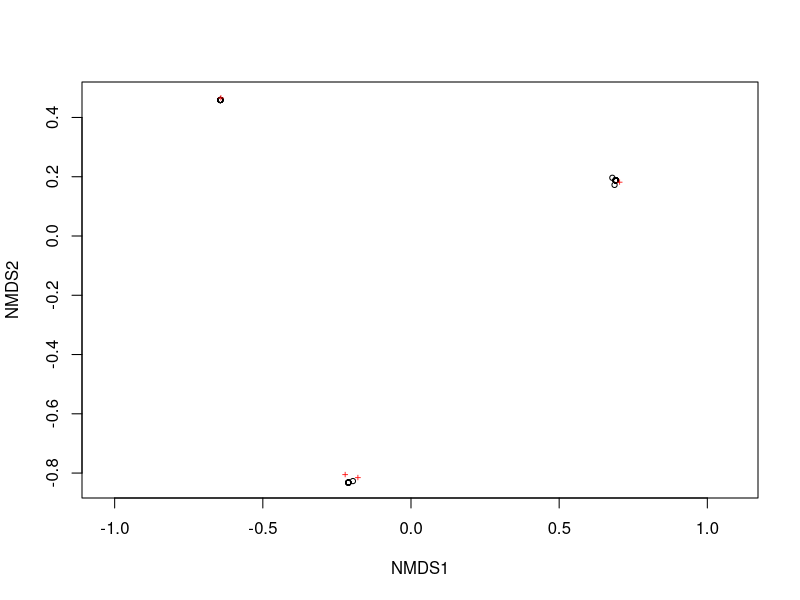
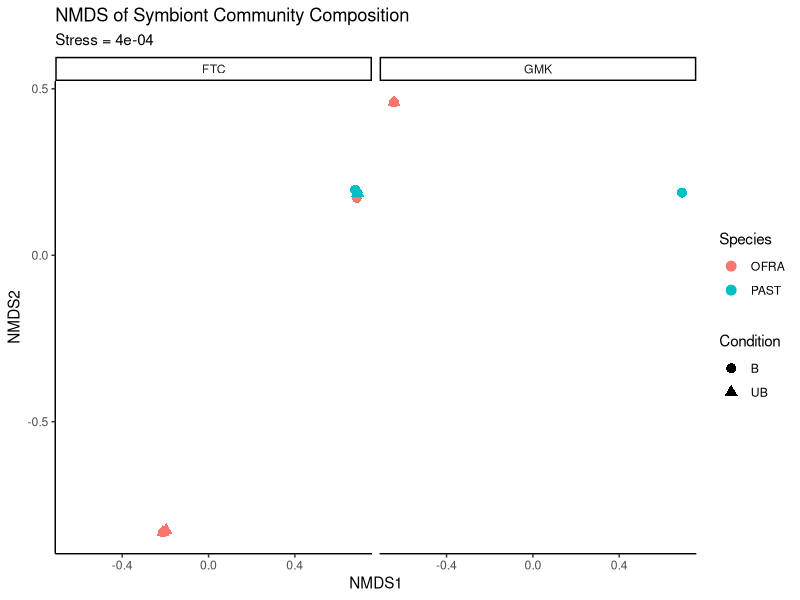
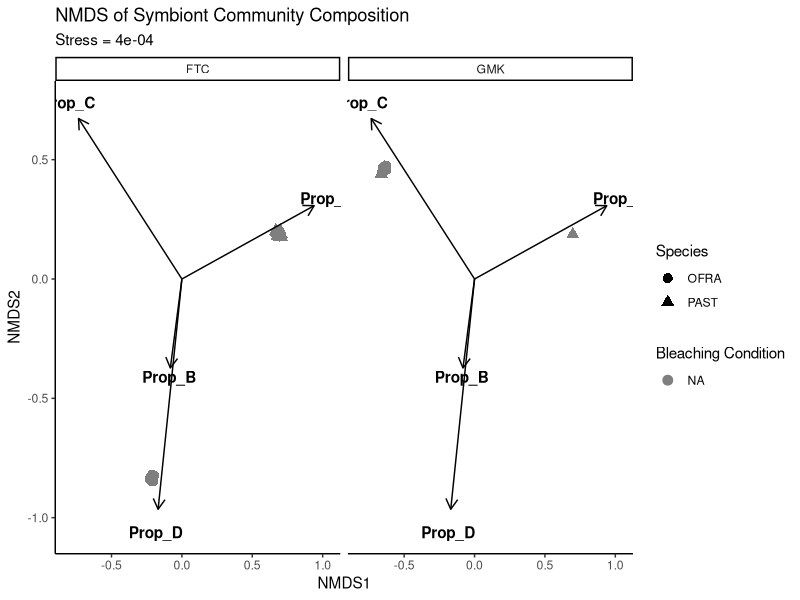

These figures' R source, in order: (Note: this script raises an error after producing the figures.)
##########################
#04/9/2026
#Symbiont Data Comparisons
##########################

#load libraries 
library(tidyverse)
library (vegan)

#load data 
symb <- read.csv("./data/data/gillian_compiled_qpcr_data.csv")

#######################
#PERMANOVA
#######################
#make proportions matrix
symb_mat <- symb[, c("Prop_A","Prop_B","Prop_C","Prop_D")]

#get rid of 0s 
rowSums(symb_mat) == 0

symb <- symb[rowSums(symb[, c("Prop_A","Prop_B","Prop_C","Prop_D")]) > 0, ]

symb_mat <- symb[, c("Prop_A","Prop_B","Prop_C","Prop_D")]

#PERMANOVA
adonis2(symb_mat ~ Species * Site * Condition, data = symb, method = "bray")

# Permutation test for adonis under reduced model
# Permutation: free
# Number of permutations: 999
# 
# adonis2(formula = symb_mat ~ Species * Site * Condition, data = symb, method = "bray")
# Df SumOfSqs      R2      F Pr(>F)    
# Model     7   9.9011 0.94719 64.057  0.001 ***
#   Residual 25   0.5520 0.05281                  
# Total    32  10.4531 1.00000                  
# ---
#   Signif. codes:  0 ‘***’ 0.001 ‘**’ 0.01 ‘*’ 0.05 ‘.’ 0.1 ‘ ’ 1


########################################################################
#INTERPRET
#R2 = 0.94719 -> means model explains ~94% of variation (suspiciously strong?-> could be driven by species differences)
#F = 64.06/ p = 0.001 -> symbiont community composition differs across predictors
#this is just model vs residual so can't tell what variable is driving the differences
########################################################################

#try and separate variables
adonis2(symb_mat ~ Species * Site * Condition, data = symb, method = "bray", by = "terms")

#Permutation test for adonis under reduced model
# Terms added sequentially (first to last)
# Permutation: free
# Number of permutations: 999
# 
# adonis2(formula = symb_mat ~ Species * Site * Condition, data = symb, method = "bray", by = "terms")
# Df SumOfSqs      R2        F Pr(>F)    
# Species                 1   3.7796 0.36157 171.1681  0.001 ***
#   Site                    1   4.3913 0.42010 198.8725  0.001 ***
#   Condition               1   0.0800 0.00765   3.6223  0.039 *  
#   Species:Site            1   1.0190 0.09749  46.1495  0.001 ***
#   Species:Condition       1   0.0237 0.00227   1.0739  0.338    
# Site:Condition          1   0.1616 0.01546   7.3201  0.003 ** 
#   Species:Site:Condition  1   0.4458 0.04265  20.1912  0.001 ***
#   Residual               25   0.5520 0.05281                    
# Total                  32  10.4531 1.00000                    
# ---
#   Signif. codes:  0 ‘***’ 0.001 ‘**’ 0.01 ‘*’ 0.05 ‘.’ 0.1 ‘ ’ 1

########################################################################
#INTERPRET
#Species & site are dominant drivers(R2 = 0.36; R2 = 0.42) -> site matters most
#SpeciesxSite interaction is next biggest (R2 = 0.10) -> The effect of site depends on species (e.g., OFRA responds differently across sites than PAST)
#Condition (R2 = 0.007) so less than 1% explains but it is significant -> suggests subtle shifts, not complete community restructuring? - ask Dusty
#Species × Site × Condition (3-way interaction) (R2 = 4.3, p = 0.001) -> suggest bleaching effects depend on both species AND site -> Some species at some sites may shift symbionts under bleaching? -> could also be that FTC colonies already have clade D and may not shift?
########################################################################

#Symbiont community composition is primarily structured by environmental differences between sites and host species identity, while bleaching condition exerts a smaller but significant influence that varies depending on site and species.


#check dispersion effects since PERMANOVA was used
dist <- vegdist(symb_mat, method = "bray")
bd <- betadisper(dist, symb$Condition)
anova(bd)

# Analysis of Variance Table
# 
# Response: Distances
# Df  Sum Sq  Mean Sq F value Pr(>F)
# Groups     1 0.01508 0.015081  0.5746 0.4542
# Residuals 31 0.81369 0.026248  

#no evidence of differences in dispersion (variance) between groups

#Differences in symbiont community composition were not driven by heterogeneity of dispersion (PERMDISP, p = 0.45), supporting the validity of PERMANOVA results.


#######################
#NMDS plot
#######################

#run NMDS
nmds <- metaMDS(symb_mat, distance = "bray", k = 2, trymax = 100)

#got warning so check stress
nmds$stress #0.000472301 -> we are on firreeeee 
#could also be that species/site had such a strong effect, only 4 variables, and they're mostly made up of clade D 

#NMDS ordination showed an excellent fit to the data (stress = 0.0005), indicating that the two-dimensional representation accurately reflects dissimilarities among samples.


#now plot it 
plot(nmds)

#but better

# Extract NMDS scores
nmds_scores <- as.data.frame(scores(nmds, display = "sites"))

# Combine with metadata
nmds_scores <- cbind(nmds_scores, symb)

# Plot

ggplot(nmds_scores, aes(x = NMDS1, y = NMDS2)) +
  geom_point(aes(color = Species, shape = Condition), size = 3) +
  facet_wrap(~ Site) +
  theme_classic() +
  labs(title = "NMDS of Symbiont Community Composition",
       subtitle = paste("Stress =", round(nmds$stress, 4)))


#let's add the clades to it 
# Fit vectors
clade_fit <- envfit(nmds, symb_mat, permutations = 999)

# Check which vectors are significant
clade_fit

# Extract coordinates for arrows
vectors <- as.data.frame(scores(clade_fit, display = "vectors"))
vectors$clade <- rownames(vectors)

#also use jitter to seperate points a little 


library(ggplot2)
library(vegan)
library(grid)  # for arrow()

# Make sure Condition is a factor with proper labels
nmds_scores$Condition <- factor(nmds_scores$Condition, 
                                levels = c("UB", "B"),
                                labels = c("Unbleached", "Bleached"))

# Add clade vectors
clade_fit <- envfit(nmds, symb_mat, permutations = 999)
vectors <- as.data.frame(scores(clade_fit, display = "vectors"))
vectors$clade <- rownames(vectors)

# Make sure Condition is a factor with proper labels
nmds_scores$Condition <- factor(nmds_scores$Condition, 
                                levels = c("UB", "B"),
                                labels = c("Unbleached", "Bleached"))

# Add clade vectors
clade_fit <- envfit(nmds, symb_mat, permutations = 999)
vectors <- as.data.frame(scores(clade_fit, display = "vectors"))
vectors$clade <- rownames(vectors)

# Plot NMDS with arrows and jittered points
ggplot(nmds_scores, aes(x = NMDS1, y = NMDS2)) +
  geom_point(aes(color = Condition, shape = Species), 
             size = 3, 
             position = position_jitter(width = 0.02, height = 0.02)) +
  # Add clade arrows
  geom_segment(data = vectors, aes(x = 0, y = 0, xend = NMDS1, yend = NMDS2),
               arrow = arrow(length = unit(0.3,"cm")), color = "black") +
  geom_text(data = vectors, aes(x = NMDS1*1.1, y = NMDS2*1.1, label = clade),
            color = "black", fontface = "bold") +
  facet_wrap(~ Site) +
  scale_color_manual(values = c("steelblue", "tomato")) +
  theme_classic() +
  labs(title = "NMDS of Symbiont Community Composition",
       subtitle = paste("Stress =", round(nmds$stress, 4)),
       color = "Bleaching Condition",
       shape = "Species") +
  theme(legend.position = "right")

  
  library(ggplot2)
library(vegan)
library(grid)  # for arrow()

# Make sure Condition is a factor with proper labels
nmds_scores$Condition <- factor(nmds_scores$Condition, 
                                levels = c("UB", "B"),
                                labels = c("Unbleached", "Bleached"))

# Add clade vectors
clade_fit <- envfit(nmds, symb_mat, permutations = 999)
vectors <- as.data.frame(scores(clade_fit, display = "vectors"))
vectors$clade <- rownames(vectors)

library(ggplot2)
library(vegan)
library(grid)  # for arrow()

# Make sure Condition is a factor with proper labels
nmds_scores$Condition <- factor(nmds_scores$Condition, 
                                levels = c("UB", "B"),
                                labels = c("Unbleached", "Bleached"))

# Add clade vectors
clade_fit <- envfit(nmds, symb_mat, permutations = 999)
vectors <- as.data.frame(scores(clade_fit, display = "vectors"))
vectors$clade <- rownames(vectors)

# Plot NMDS with arrows and jittered points
# Make sure Condition is a factor with proper labels
nmds_scores$Condition <- factor(nmds_scores$Condition, 
                                levels = c("UB", "B"),
                                labels = c("Unbleached", "Bleached"))

# Add clade vectors
clade_fit <- envfit(nmds, symb_mat, permutations = 999)
vectors <- as.data.frame(scores(clade_fit, display = "vectors"))
vectors$clade <- rownames(vectors)

nmds_scores <- as.data.frame(scores(nmds))

nmds_scores$Condition <- symb$Condition
nmds_scores$Species <- symb$Species
nmds_scores$Site <- symb$Site

# Plot NMDS with arrows and jittered points
nmds_plot <- ggplot(nmds_scores, aes(x = NMDS1, y = NMDS2)) +
  geom_point(aes(color = Condition, shape = Species), 
             size = 3, 
             position = position_jitter(width = 0.08, height = 0.08)) +
  # Add clade arrows
  geom_segment(data = vectors, aes(x = 0, y = 0, xend = NMDS1, yend = NMDS2),
               arrow = arrow(length = unit(0.3,"cm")), color = "black") +
  geom_text(data = vectors, aes(x = NMDS1*1.1, y = NMDS2*1.1, label = clade),
            color = "black", fontface = "bold") +
  facet_wrap(~ Site) +
  scale_color_manual(values = c("steelblue", "lightpink")) +  # Blue = Unbleached, Pink = Bleached
  theme_classic() +
  labs(title = "NMDS of Symbiont Community Composition",
       subtitle = paste("Stress =", round(nmds$stress, 4)),
       color = "Bleaching Condition",
       shape = "Species") +
  theme(legend.position = "right")

nmds_plot

# Save to plots folder

ggsave(filename = "plots/NMDS_symbionts.png", 
       plot = nmds_plot, 
       width = 14, height = 7, dpi = 300)


##############################################################
#See which clades are dominant in each site, species, condition
##############################################################


#get summary data
symb_summary <- symb %>%
  group_by(Site, Species, Condition) %>%
  summarise(
    n = n(),
    mean_A = mean(Prop_A, na.rm = TRUE),
    sd_A = sd(Prop_A, na.rm = TRUE),
    mean_B = mean(Prop_B, na.rm = TRUE),
    sd_B = sd(Prop_B, na.rm = TRUE),
    mean_C = mean(Prop_C, na.rm = TRUE),
    sd_C = sd(Prop_C, na.rm = TRUE),
    mean_D = mean(Prop_D, na.rm = TRUE),
    sd_D = sd(Prop_D, na.rm = TRUE)
  )

#####################################
#Interpret
#####################################
#which clades are dominant
symb_summary_dom <- symb_summary %>%
  rowwise() %>%
  mutate(
    dominant_clade = c("A","B","C","D")[which.max(c(mean_A, mean_B, mean_C, mean_D))]
  )


#make a barplot


# Convert to long format
symb_long <- symb %>%
  pivot_longer(cols = starts_with("Prop_"), 
               names_to = "Clade", 
               values_to = "Prop") %>%
  mutate(Clade = gsub("Prop_", "", Clade),
         Condition = factor(Condition, levels = c("UB","B"), labels = c("Unbleached","Bleached")))

# Summarize mean proportion per group
symb_summary <- symb_long %>%
  group_by(Site, Species, Condition, Clade) %>%
  summarise(mean_prop = mean(Prop, na.rm = TRUE), .groups = "drop")

# Stacked bar plot with bleaching side-by-side
symb_prop <- ggplot(symb_summary, aes(x = Species, y = mean_prop, fill = Clade)) +
  geom_bar(stat = "identity", position = position_stack(reverse = FALSE)) +
  facet_grid(Site ~ Condition) +
  scale_fill_manual(values = c("A"="gold","B"="magenta","C"="pink","D"="pink4")) +
  theme_classic() +
  labs(y = "Average Proportion", x = "Species", fill = "Clade") +
  theme(strip.text = element_text(face = "bold"))


symb_prop

ggsave("../Thesis_2026/plots/symbionts_prop.png", symb_prop, width = 10, height = 12, dpi = 300)
ggsave("../Thesis_2026/plots/symbionts_prop.png", symb_prop, width = 10, height = 12, dpi = 300)
